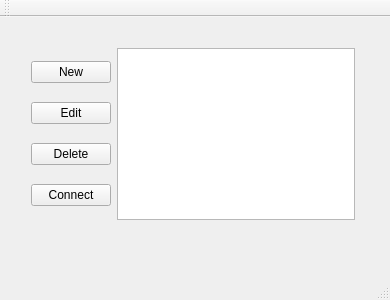
<?xml version="1.0" encoding="UTF-8"?>
<ui version="4.0">
 <class>PendulumMainWindow</class>
 <widget class="QMainWindow" name="PendulumMainWindow">
  <property name="geometry">
   <rect>
    <x>0</x>
    <y>0</y>
    <width>390</width>
    <height>300</height>
   </rect>
  </property>
  <property name="windowTitle">
   <string>Pendulum</string>
  </property>
  <widget class="QWidget" name="centralWidget">
   <widget class="QWidget" name="layoutWidget">
    <property name="geometry">
     <rect>
      <x>20</x>
      <y>20</y>
      <width>346</width>
      <height>194</height>
     </rect>
    </property>
    <layout class="QHBoxLayout" name="horizontalLayout">
     <item>
      <layout class="QVBoxLayout" name="verticalLayout">
       <item>
        <widget class="QPushButton" name="newConnection">
         <property name="text">
          <string>New</string>
         </property>
        </widget>
       </item>
       <item>
        <widget class="QPushButton" name="editConnection">
         <property name="text">
          <string>Edit</string>
         </property>
        </widget>
       </item>
       <item>
        <widget class="QPushButton" name="deleteConnection">
         <property name="text">
          <string>Delete</string>
         </property>
        </widget>
       </item>
       <item>
        <widget class="QPushButton" name="connect">
         <property name="text">
          <string>Connect</string>
         </property>
        </widget>
       </item>
      </layout>
     </item>
     <item>
      <widget class="QListWidget" name="connectionList"/>
     </item>
    </layout>
   </widget>
  </widget>
  <widget class="QMenuBar" name="menuBar">
   <property name="geometry">
    <rect>
     <x>0</x>
     <y>0</y>
     <width>390</width>
     <height>22</height>
    </rect>
   </property>
  </widget>
  <widget class="QToolBar" name="mainToolBar">
   <attribute name="toolBarArea">
    <enum>TopToolBarArea</enum>
   </attribute>
   <attribute name="toolBarBreak">
    <bool>false</bool>
   </attribute>
  </widget>
  <widget class="QStatusBar" name="statusBar"/>
 </widget>
 <layoutdefault spacing="6" margin="11"/>
 <resources/>
 <connections/>
</ui>
